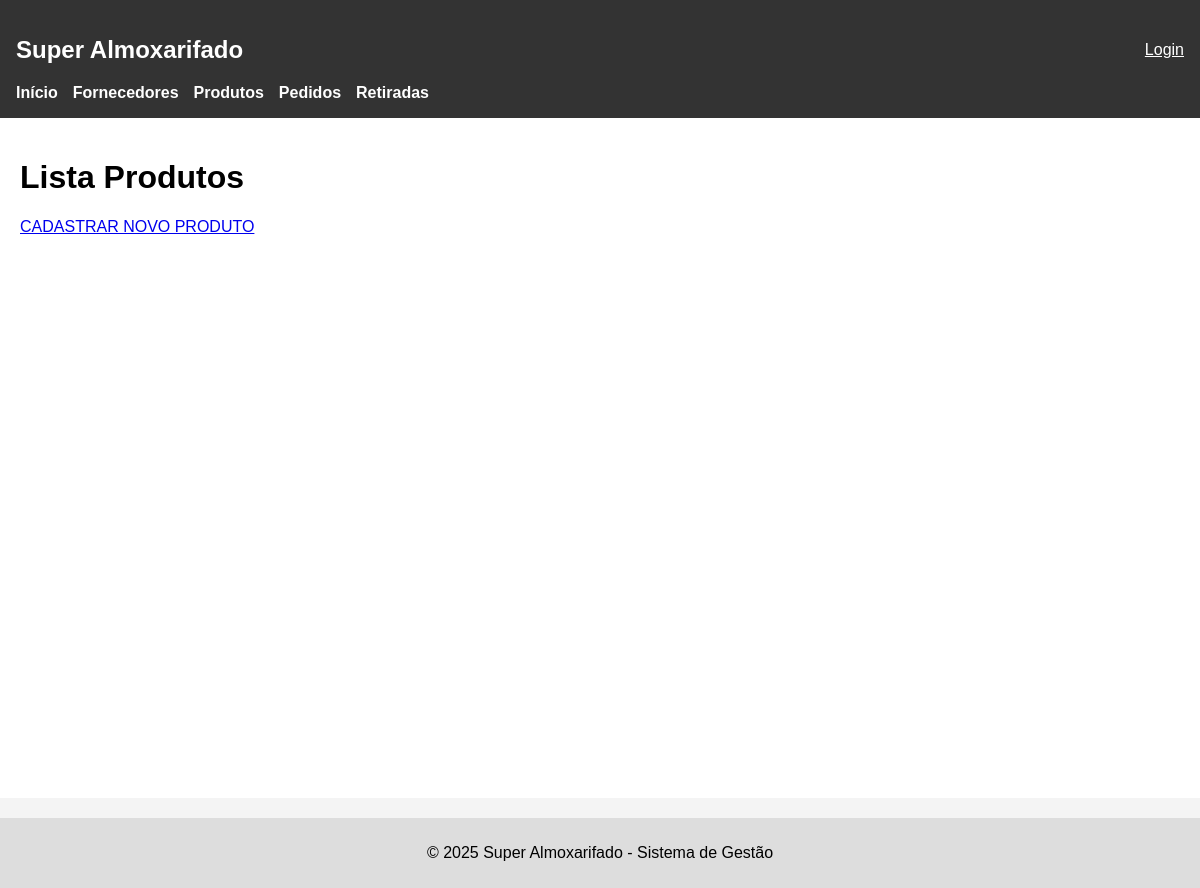
The page /produtos/ on the database as committed earlier.
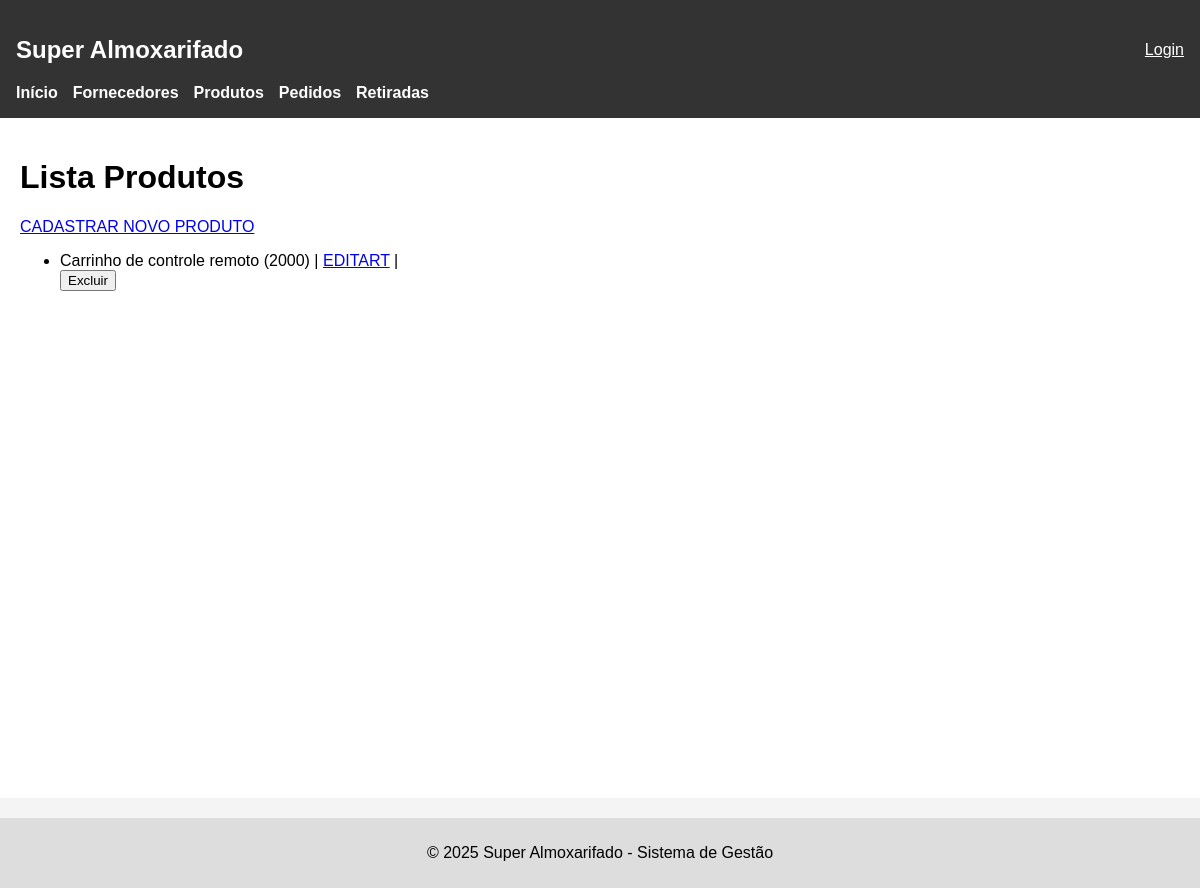
The same page on the database as committed later.
### apps/produtos/models.py (models this page shows, shortened)
class Produto(models.Model):
    nome = models.CharField(max_length=255)
    descricao = models.TextField(blank=True, null=True)
    categoria = models.ForeignKey(Categoria, on_delete=models.SET_NULL, null=True, blank=True)
    fornecedor = models.ForeignKey(Fornecedor, on_delete=models.CASCADE)
    quantidade_em_estoque = models.PositiveIntegerField(default=0)
    preco_unitario = models.DecimalField(max_digits=10, decimal_places=2)
    data_de_entrada = models.DateTimeField(auto_now_add=True)
    ultima_atualizacao = models.DateTimeField(auto_now=True)

### apps/produtos/views.py (the view)
# urls.py: path('', views.lista_produtos, name='lista_produtos'),
def lista_produtos(request):
    produtos = Produto.objects.all()
    context = {'produtos': produtos}
    return render(request, 'produtos/lista.html', context)

### apps/produtos/templates/produtos/lista.html (shortened to what this page needs)
{% extends 'base.html' %}
{% block conteudo %}
<h1>Lista Produtos</h1>
<a href="{% url 'cadastrar_produto' %}">CADASTRAR NOVO PRODUTO</a>
<ul>
    {% for produto in produtos %}
        <li>
            {{ produto.nome }} ({{ produto.quantidade_em_estoque | lower }}) |
            <a href="{% url 'editar_produto' produto.id %}">EDITART</a> |
            <form action= "{% url 'excluir_produto' produto.id %}" method="POST">
                <button type="submit">Excluir</button>
            </form>
        </li>
    {% endfor %}
</ul>
{% endblock %}

Rows that differ between the two databases and show on the page:
added Produto: nome "Carrinho de controle remoto", quantidade_em_estoque "2000"
